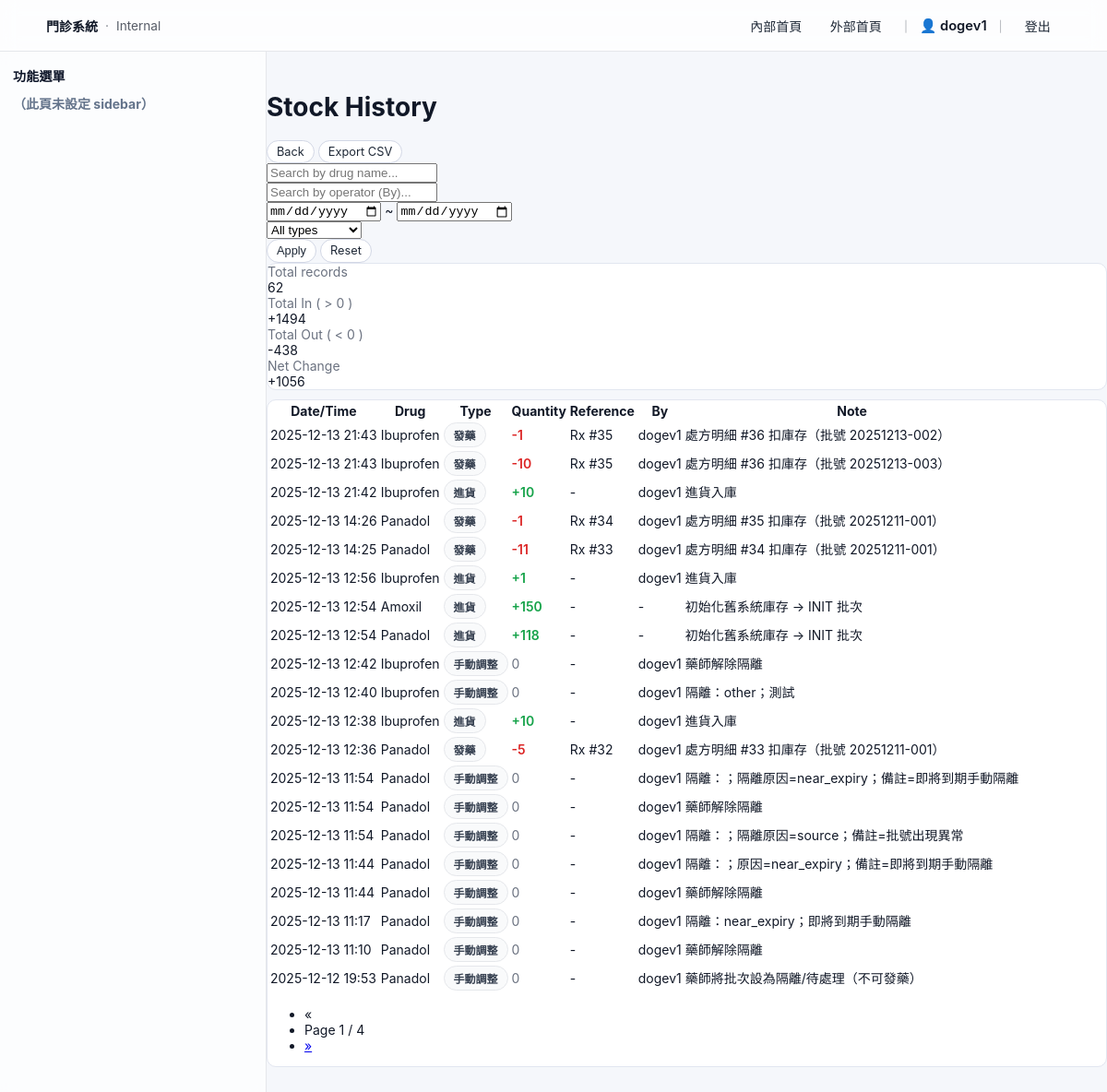
Page /inventory/history/ (signed in) on the earlier database version.
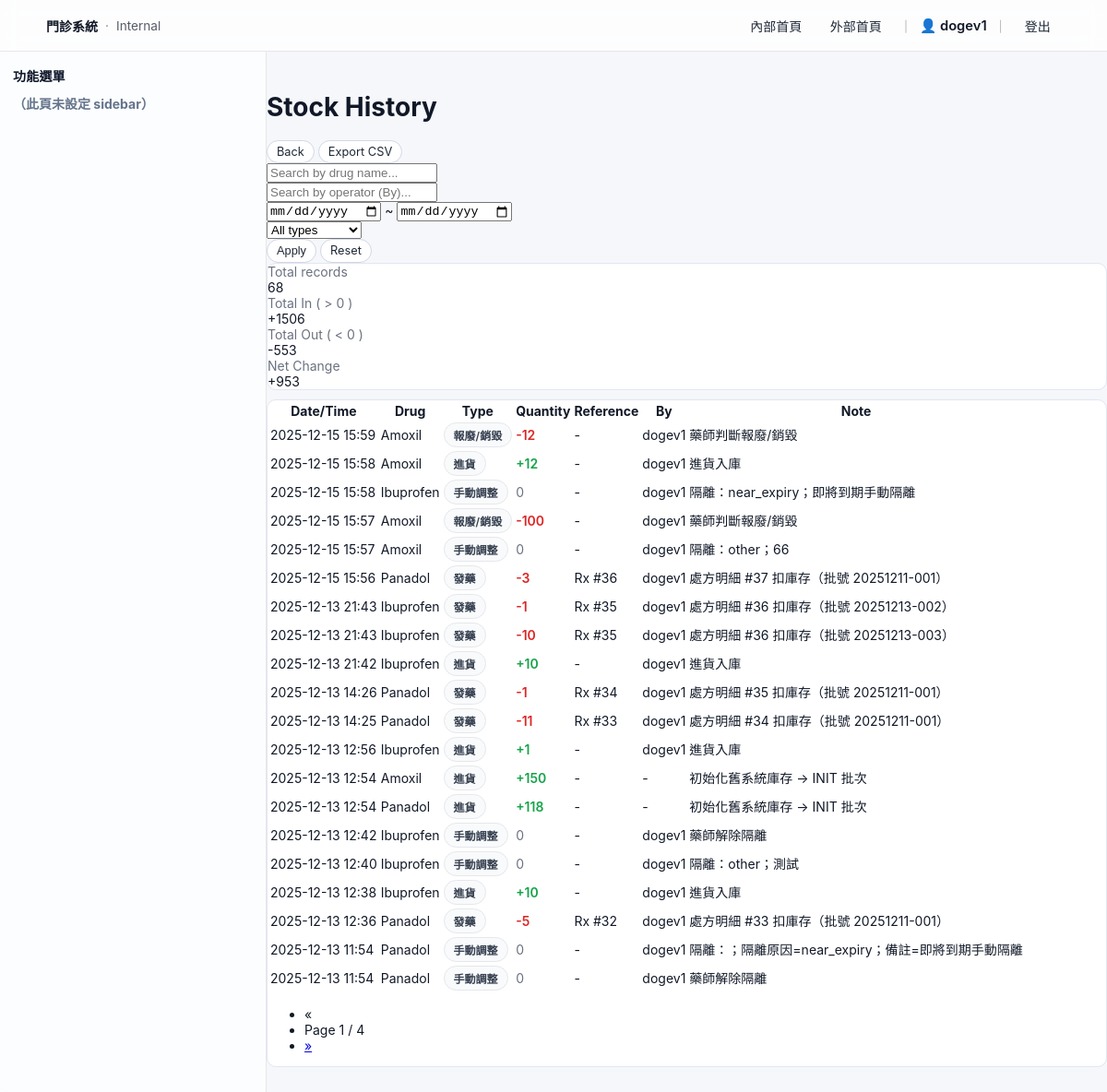
Same page on the later database version.
### inventory/models.py (models this page shows, shortened)
class StockTransaction(models.Model):
    REASON_CHOICES = [
        ("purchase", "進貨"),
        ("dispense", "發藥"),
        ("return", "退藥"),
        ("adjust", "手動調整"),
        ("destroy", "報廢/銷毀"),
    ]
    drug = models.ForeignKey(Drug, on_delete=models.CASCADE, related_name="transactions", verbose_name="藥品")
    batch = models.ForeignKey(
        "inventory.StockBatch",
        on_delete=models.SET_NULL,
        null=True,
        blank=True,
        related_name="transactions",
        verbose_name="批次",
    )
    change = models.IntegerField("異動數量")
    reason = models.CharField("原因", max_length=20, choices=REASON_CHOICES)
    note = models.CharField("備註", max_length=200, blank=True)
    prescription = models.ForeignKey(
        "prescriptions.Prescription",
        on_delete=models.SET_NULL,
        null=True,
        blank=True,
        related_name="stock_transactions",
        verbose_name="相關處方",
    )
    operator = models.ForeignKey(
        settings.AUTH_USER_MODEL,
        on_delete=models.SET_NULL,
        null=True,
        blank=True,
        related_name="stock_operations",
        verbose_name="操作人員",
    )
    created_at = models.DateTimeField(auto_now_add=True)
    class Meta:
        verbose_name = "庫存異動"
        verbose_name_plural = "庫存異動"

class Drug(models.Model):
    code = models.CharField("藥品代碼", max_length=50, unique=True)
    name = models.CharField("藥品名稱", max_length=100)
    generic_name = models.CharField("學名 / 成分", max_length=100, blank=True)
    form = models.CharField("劑型", max_length=50, blank=True)
    strength = models.CharField("規格", max_length=50, blank=True)
    unit = models.CharField("單位", max_length=20, default="顆")
    stock_quantity = models.PositiveIntegerField("目前庫存量", default=0)
    reorder_level = models.PositiveIntegerField("安全存量", default=0)
    is_active = models.BooleanField("是否啟用", default=True)
    created_at = models.DateTimeField(auto_now_add=True)
    updated_at = models.DateTimeField(auto_now=True)
    unit_price = models.DecimalField("單價", max_digits=10, decimal_places=2, default=0)
    class Meta:
        verbose_name = "藥品"
        verbose_name_plural = "藥品"

### prescriptions/models.py (models this page shows, shortened)
class Prescription(models.Model):
    STATUS_DRAFT = "draft"
    STATUS_FINAL = "final"
    STATUS_CHOICES = [
        (STATUS_DRAFT, "草稿"),
        (STATUS_FINAL, "已完成"),
    ]
    PHARMACY_PENDING   = "pending"
    PHARMACY_DONE      = "done"
    PHARMACY_CANCELLED = "cancelled"
    PHARMACY_STATUS_CHOICES = [
        (PHARMACY_PENDING,   "待領藥"),
        (PHARMACY_DONE,      "已領藥"),
        (PHARMACY_CANCELLED, "已作廢"),
    ]
    VERIFY_PENDING  = "pending"
    VERIFY_APPROVED = "approved"
    VERIFY_REJECTED = "rejected"
    VERIFY_QUERY    = "query"
    VERIFY_STATUS_CHOICES = [
        (VERIFY_PENDING,  "待審核"),
        (VERIFY_APPROVED, "已通過"),
        (VERIFY_REJECTED, "已退回"),
        (VERIFY_QUERY,    "需澄清"),
    ]
    patient = models.ForeignKey("patients.Patient", on_delete=models.PROTECT)
    doctor  = models.ForeignKey("doctors.Doctor", on_delete=models.PROTECT)
    date    = models.DateField(default=timezone.now)
    visit_ticket = models.OneToOneField(
        "queues.VisitTicket",
        on_delete=models.PROTECT,
        related_name="prescription",
        null=True,
        blank=True,
    )
    notes  = models.TextField(blank=True)
    status = models.CharField(
        max_length=20,
        choices=STATUS_CHOICES,
        default=STATUS_DRAFT,
    )
    pharmacy_status = models.CharField(
        max_length=20,
        choices=PHARMACY_STATUS_CHOICES,
        default=PHARMACY_PENDING,
    )
    dispensed_at = models.DateTimeField(null=True, blank=True)
    dispensed_by = models.ForeignKey(
        settings.AUTH_USER_MODEL,
        null=True,
        blank=True,
        on_delete=models.SET_NULL,
        related_name="dispensed_prescriptions",
        verbose_name="領藥藥師",
    )
    verify_status = models.CharField(
        "審核狀態",
        max_length=20,
        choices=VERIFY_STATUS_CHOICES,
        default=VERIFY_PENDING,
    )
    verify_note = models.TextField("審核意見", blank=True)
    verified_by = models.ForeignKey(
        settings.AUTH_USER_MODEL,
        null=True,
        blank=True,
        on_delete=models.SET_NULL,
        related_name="verified_prescriptions",
        verbose_name="審核藥師",
    )
    verified_at = models.DateTimeField("審核時間", null=True, blank=True)
    created_at = models.DateTimeField(auto_now_add=True)
    updated_at = models.DateTimeField(auto_now=True)

### inventory/views.py (the view)
# urls.py: path("history/", views.stock_history, name="stock_history"),
@group_required("PHARMACY")
def stock_history(request):
    back_url = request.GET.get("back")
    if not back_url:
        back_url = request.META.get("HTTP_REFERER") or reverse("inventory:dashboard")
    qs = (
        StockTransaction.objects
        .select_related("drug", "operator", "prescription")
        .order_by("-created_at")
    )
    drug_id = request.GET.get("drug")
    selected_drug = None
    if drug_id:
        qs = qs.filter(drug_id=drug_id)
        selected_drug = Drug.objects.filter(pk=drug_id).first()
    q_drug = request.GET.get("q_drug") or ""
    if q_drug:
        qs = qs.filter(drug__name__icontains=q_drug)
    q_operator = request.GET.get("q_operator") or ""
    if q_operator:
        qs = qs.filter(
            Q(operator__username__icontains=q_operator)
            | Q(operator__first_name__icontains=q_operator)
            | Q(operator__last_name__icontains=q_operator)
        )
    date_from = request.GET.get("date_from") or ""
    date_to = request.GET.get("date_to") or ""
    if date_from:
        qs = qs.filter(created_at__date__gte=date_from)
    if date_to:
        qs = qs.filter(created_at__date__lte=date_to)
    reason = request.GET.get("reason") or ""
    if reason:
        qs = qs.filter(reason=reason)
    total_count = qs.count()
    summary = qs.aggregate(
        total_in=Sum("change", filter=Q(change__gt=0)),
        total_out=Sum("change", filter=Q(change__lt=0)),
    )
    total_in = summary["total_in"] or 0
    raw_total_out = summary["total_out"] or 0
    net_change = total_in + raw_total_out
    paginator = Paginator(qs, 20)
    page = request.GET.get("page")
    transactions = paginator.get_page(page)
    context = {
        "transactions": transactions,
        "selected_drug": selected_drug,
        "drug_id": drug_id,
        "back_url": back_url,
        "q_drug": q_drug,
        "q_operator": q_operator,
        "date_from": date_from,
        "date_to": date_to,
        "reason": reason,
        "total_count": total_count,
        "total_in": total_in,
        "total_out": abs(raw_total_out),
        "net_change": net_change,
    }
    return render(request, "inventory/stock_history.html", context)

### common/utils.py (called while the page is built)
def group_required(group_name):
    def decorator(view_func):
        decorated_view_func = user_passes_test(
            lambda u: u.is_authenticated and u.groups.filter(name=group_name).exists()
        )(view_func)
        return decorated_view_func
    return decorator

### templates/inventory/stock_history.html (shortened to what the changed rows need)
{% extends "base.html" %}
{% load static %}
{% block content %}
<div class="container mt-4">
    <div class="d-flex justify-content-between align-items-center mb-3">
        <h1 class="h3 mb-0">
            Stock History
        </h1>
    </div>
    {% if total_count %}
        <div class="card shadow-sm mb-3">
            <div class="card-body d-flex flex-wrap gap-3 align-items-center">
                <div>
                    <div class="fw-bold small text-muted">Total records</div>
                    <div class="h5 mb-0">{{ total_count }}</div>
                </div>
                <div>
                    <div class="fw-bold small text-muted">Total In ( > 0 )</div>
                    <div class="mb-0">
                        +{{ total_in }}
                    </div>
                </div>
                <div>
                    <div class="fw-bold small text-muted">Total Out ( < 0 )</div>
                    <div class="mb-0">
                        -{{ total_out }}
                    </div>
                </div>
                <div>
                    <div class="fw-bold small text-muted">Net Change</div>
                    <div class="mb-0">
                        {% if net_change > 0 %}+{% endif %}{{ net_change }}
                    </div>
                </div>
            </div>
        </div>
    {% endif %}
    {% if transactions %}
        <div class="card shadow-sm">
            <div class="card-body p-0">
                <div class="table-responsive">
                    <table class="table table-striped mb-0">
                        <thead class="table-light">
                            <tr>
                                <th>Date/Time</th>
                                <th>Drug</th>
                                <th>Type</th>
                                <th class="text-end">Quantity</th>
                                <th>Reference</th>
                                <th>By</th>
                                <th>Note</th>
                            </tr>
                        </thead>
                        <tbody>
                            {% for tx in transactions %}
                                <tr>
                                    <td>{{ tx.created_at|date:"Y-m-d H:i" }}</td>
                                    <td>{{ tx.drug.name }}</td>
                                    <td>
                                        <span class="badge
                                            {% if tx.reason == 'purchase' %}
                                                bg-success
                                            {% elif tx.reason == 'dispense' %}
                                                bg-danger
                                            {% elif tx.reason == 'quarantine' %}
                                                bg-warning text-dark
                                            {% elif tx.reason == 'unquarantine' %}
                                                bg-info text-dark
                                            {% elif tx.reason == 'destroy' %}
                                                bg-dark
                                            {% elif tx.reason == 'adjust' %}
                                                bg-secondary
                                            {% else %}
                                                bg-secondary
                                            {% endif %}
                                        ">
                                            {{ tx.get_reason_display }}
                                        </span>
                                    </td>
                                    <td>
                                    {% if tx.change > 0 %}
                                        <span style="color:#16a34a; font-weight:600;">
                                        +{{ tx.change }}
                                        </span>
                                    {% elif tx.change < 0 %}
                                        <span style="color:#dc2626; font-weight:600;">
                                        {{ tx.change }}
                                        </span>
                                    {% else %}
                                        <span style="color:#6b7280;">
                                        0
                                        </span>
                                    {% endif %}
                                    </td>
                                    <td>
                                        {% if tx.prescription %}
                                            Rx #{{ tx.prescription.id }}
                                        {% else %}
                                            -
                                        {% endif %}
                                    </td>
                                    <td>
                                        {% if tx.operator %}
                                            {{ tx.operator.get_full_name|default:tx.operator.username }}
                                        {% else %}
                                            -
                                        {% endif %}
                                    </td>
                                    <td>{{ tx.note }}</td>
                                </tr>
                            {% endfor %}
                        </tbody>
                    </table>
                </div>
            </div>
        </div>
    {% else %}
        <div class="alert alert-info">
            No stock transactions found.
        </div>
    {% endif %}
</div>
{% endblock %}

Differences in the rows shown:
no longer on this page (row unchanged): StockTransaction: created_at "2025-12-13 11:54", drug.name "Panadol", reason "手動調整", change "0", operator.get_full_name "dogev1", note "隔離：；隔離原因=source；備註=批號出現異常"
no longer on this page (row unchanged): StockTransaction: created_at "2025-12-13 11:44", drug.name "Panadol", reason "手動調整", change "0", operator.get_full_name "dogev1", note "隔離：；原因=near_expiry；備註=即將到期手動隔離"
no longer on this page (row unchanged): StockTransaction: created_at "2025-12-13 11:44", drug.name "Panadol", reason "手動調整", change "0", operator.get_full_name "dogev1", note "藥師解除隔離"
no longer on this page (row unchanged): StockTransaction: created_at "2025-12-13 11:17", drug.name "Panadol", reason "手動調整", change "0", operator.get_full_name "dogev1", note "隔離：near_expiry；即將到期手動隔離"
no longer on this page (row unchanged): StockTransaction: created_at "2025-12-13 11:10", drug.name "Panadol", reason "手動調整", change "0", operator.get_full_name "dogev1", note "藥師解除隔離"
no longer on this page (row unchanged): StockTransaction: created_at "2025-12-12 19:53", drug.name "Panadol", reason "手動調整", change "0", operator.get_full_name "dogev1", note "藥師將批次設為隔離/待處理（不可發藥）"
added StockTransaction: created_at "2025-12-15 15:59", drug.name "Amoxil", reason "報廢/銷毀", change "-12", operator.get_full_name "dogev1", note "藥師判斷報廢/銷毀"
added StockTransaction: created_at "2025-12-15 15:58", drug.name "Amoxil", reason "進貨", change "12", operator.get_full_name "dogev1", note "進貨入庫"
added StockTransaction: created_at "2025-12-15 15:58", drug.name "Ibuprofen", reason "手動調整", change "0", operator.get_full_name "dogev1", note "隔離：near_expiry；即將到期手動隔離"
added StockTransaction: created_at "2025-12-15 15:57", drug.name "Amoxil", reason "報廢/銷毀", change "-100", operator.get_full_name "dogev1", note "藥師判斷報廢/銷毀"
added StockTransaction: created_at "2025-12-15 15:57", drug.name "Amoxil", reason "手動調整", change "0", operator.get_full_name "dogev1", note "隔離：other；66"
added StockTransaction: created_at "2025-12-15 15:56", drug.name "Panadol", reason "發藥", change "-3", prescription.id "36", operator.get_full_name "dogev1", note "處方明細 #37 扣庫存（批號 20251211-001）"
Other differences:
{{ total_count }}: "62" → "68"
{{ total_in }}: "1494" → "1506"
{{ total_out }}: "438" → "553"
{{ net_change }}: "1056" → "953"
